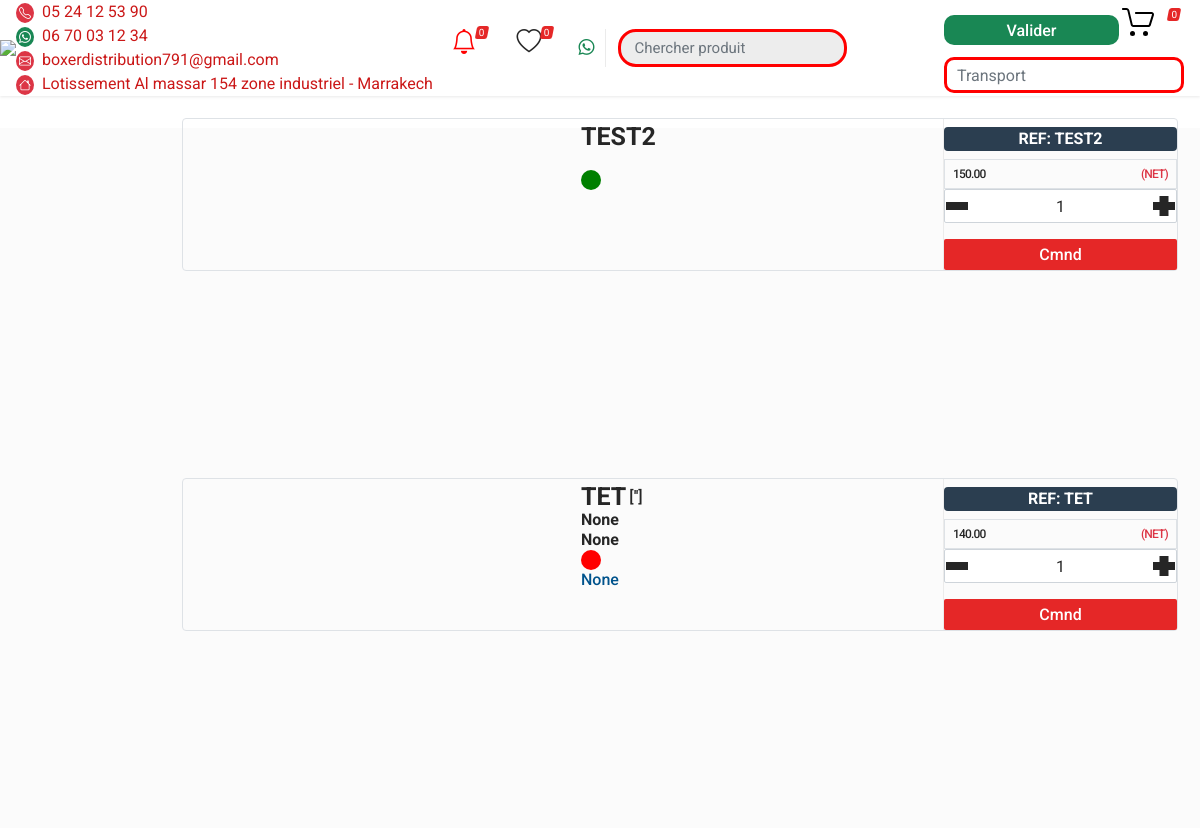
/marques/products/1 (signed in), run on the app's committed database.
### main/models.py (models this page shows, shortened)
class Produit(models.Model):
    name=models.CharField(max_length=500, null=True)
    block=models.CharField(max_length=500, null=True, default=None)
    code=models.CharField(max_length=500, null=True)
    uniqcode=models.CharField(max_length=500, null=True)
    coderef=models.CharField(max_length=500, null=True, default=None)
    buyprice= models.FloatField(default=None, null=True, blank=True)
    supplier=models.ForeignKey('Supplier', on_delete=models.CASCADE, default=None, null=True, blank=True, related_name='supplier')
    sellprice=models.FloatField(default=None, null=True, blank=True)
    sellpricebrut=models.FloatField(default=None, null=True, blank=True)
    coutmoyen=models.FloatField(default=None, null=True, blank=True)
    remise=models.IntegerField(default=0, null=True, blank=True)
    prixnet=models.FloatField(default=None, null=True, blank=True)
    devise=models.FloatField(default=None, null=True, blank=True)
    representprice=models.FloatField(default=None, null=True, blank=True)
    representremise=models.FloatField(default=0, null=True, blank=True)
    lastsellprice=models.FloatField(default=None, null=True, blank=True)
    refeq1=models.CharField(max_length=500, default=None, null=True, blank=True)
    refeq2=models.CharField(max_length=500, default=None, null=True, blank=True)
    refeq3=models.CharField(max_length=500, default=None, null=True, blank=True)
    refeq4=models.CharField(max_length=500, default=None, null=True, blank=True)
    stockprincipal=models.IntegerField(default=None, null=True, blank=True)
    stockdepot=models.IntegerField(default=None, null=True, blank=True)
    stocktotal=models.IntegerField(default=None, null=True, blank=True)
    stockinitial=models.IntegerField(default=0, null=True, blank=True)
    stockfacture=models.IntegerField(default=0, null=True, blank=True)
    stockbon=models.IntegerField(default=None, null=True, blank=True)
    equivalent=models.TextField(default=None, null=True, blank=True)
    famille=models.CharField(max_length=500, default=None, null=True, blank=True)
    cars=models.TextField(default=None, null=True, blank=True)
    newfob=models.FloatField(default=0, null=True, blank=True)
    ref=models.CharField(max_length=50)
    diametre=models.CharField(max_length=500, default=None, null=True, blank=True)
    repsprice=models.CharField(max_length=500, default=None, null=True, blank=True)
    image = models.ImageField(upload_to='products_imags/', null=True, blank=True)
    mark=models.ForeignKey(Mark, on_delete=models.CASCADE, default=None, null=True, blank=True)
    minstock=models.IntegerField(default=None, null=True, blank=True)
    carlogos=models.ManyToManyField(Carlogos, default=None, blank=True)
    isnew=models.BooleanField(default=False)
    min=models.IntegerField(default=1, null=True, blank=True)
    qtycommande=models.IntegerField(default=0, null=True, blank=True)
    isoffer=models.BooleanField(default=False)
    offre=models.CharField(max_length=500, default=None, null=True, blank=True)
    category=models.ForeignKey(Category,on_delete=models.CASCADE, default=None, null=True, blank=True)
    isactive=models.BooleanField(default=True)
    iscommanded=models.BooleanField(default=False)
    suppliercommand=models.ForeignKey('Supplier', on_delete=models.CASCADE, default=None, null=True, blank=True, related_name='suppliercommand')
    near=models.BooleanField(default=False)
    adashicode=models.CharField(max_length=500, default=None, null=True, blank=True)
    adashieq=models.CharField(max_length=500, default=None, null=True, blank=True)
    def getcars(self):
        try:
            return self.cars.split(',')
        except:
            return []

### main/views.py (the view)
# urls.py: path('marques/products/<int:id>', views.productsmarks),
@user_passes_test(tocatalog, login_url='main:loginpage')
@login_required(login_url='main:loginpage')
def productsmarks(request, id):
    c=Mark.objects.get(pk=id)
    products=Produit.objects.filter(mark_id=id).order_by('code')
    newproducts=Produit.objects.filter(isnew=True)
    group=request.user.groups.first().name
    if group=='salsemen':
        products=[products[i:i+5] for i in range(0, len(products), 5)]
    ctx={'products':products,
         'title':'Produits de '+str(c),
         'category':c,
         'newproducts':newproducts}
    return render(request, 'markspdcts.html', ctx)

### main/models.py (called while the page is built)
    def __str__(self) -> str:
        return self.name

### main/views.py (called while the page is built)
def tocatalog(user):
    return (user.groups.filter(name='salsemen').exists() or user.groups.filter(name='clients').exists() or user.groups.filter(name='admin').exists() )

### products/templatetags/global_tags.py (called while the page is built)
@register.simple_tag
def allcategories():
    return Category.objects.all().order_by('code')

@register.simple_tag
def firstctg():
    return Category.objects.order_by('code').first()

### main/templates/markspdcts.html (shortened to what this page needs)
{% extends 'base.html' %}
{% load static %}
{% block content %}
<div class="position-relative">
  <div class="block-split__item block-split__item-content col-auto">
    <div class="block">
      <div class="products-view">
        <div class="products-view__list products-list products-list--grid--4 position-relative row" data-layout="list" data-with-features="false">
        {% if user.groups.all.0.name == 'salsemen'%}
          <div class="products-list__content owl-carousel">
              {% for items in products %}
              <div >
              {% for i in items %}
              <div class="col-12 mb-2">
                <div class="border rounded product-card">
                  <div class="product-card__image">
                    <div class="image image--type--product text-center">
                      {% if i.image %}
                      <img  src="{% if i.image %} {{i.image.url}} {% endif %}" alt="{{ i.name }}" loading="lazy" style="width: 100%;" data-toggle="modal" data-target="#imagedisplaymodal" class="imagedisplaybtn">
                      {% endif %}
                    </div>
                    <div class="status-badge status-badge--style--success product-card__fit status-badge--has-icon status-badge--has-text">
                    </div>
                  </div>
                  <div class="product-card__info p-2">
                    <div class="product-card__name">
                      <div class="d-flex">
                        <div style="margin-right: 3px;">
                          <strong style="font-size: 25px;">
                            {{ i.ref.upper }}
                          </strong>
                          <div>
                            <strong>
                              {{i.refeq1}}
                            </strong> <br>
                            <strong>
                              {{i.refeq2}}
                            </strong>
                          </div>
                          {% if i.stocktotal %}
                            {% if i.stocktotal <= 0 %}
                            <div style="width:20px; height:20px; border-radius:50%; background:red;" ></div>
                            {% elif i.stocktotal <= 5 %}
                            <div style="width:20px; height:20px; border-radius:50%; background:orange;" ></div>
                            {% else %}
                                <div style="width:20px; height:20px; border-radius:50%; background:green;" >
                                </div>
                            {% endif %}
                          {% else %}
                            <div style="width:20px; height:20px; border-radius:50%; background:red;" >
                            </div>
                          {% endif %}
                            {% if i.isnew %}
                          <div id="blinking-text" class="blink">
                            <img src="/media/new.jpg" width="40" style="width: 40px;">
                          </div>
                          {% endif %}
                          <div style="color:#00538c;">
                            {{i.diametre}}
                          </div>
                          <div class="d-flex justify-content-end mt-2">
                            {% if i.mark.image %}
                            <img src="{{i.mark.image.url}}" width="70" style="width:70px;">
                            {% endif %}
                            {% if i.carlogos.image %}
                            <img src="{{i.carlogos.image.url}}" width="40" style="width:40px;">
                            {% endif %}
                          </div>
                        </div>
                        <div>
                          {% for car in i.getcars %}
                          <div>
                            {{car}}
                          </div>
                          {% endfor %}
                        </div>
                      </div>
                    </div>
                  </div>
                  <div class="product-card__footer d-flex flex-column">
                    <div class="bg-darkblue text-white w-100 text-center rounded mt-2">
                      <strong>REF: {{i.ref.upper}} </strong>
                    </div>
                    <div class="product-card__prices p-2 border w-100 mt-2">
                      <div class="d-flex justify-content-between align-items-center w-100">
                        {% if i.remise != 0 %}
                        <div style="font-size: 12px;">
                          {{i.sellprice|floatformat:2}}
                        </div>
                        <div class="text-danger" style="font-size: 12px;">({{i.remise}}%)</div>
                        {% else %}
                        <div style="font-size: 12px;">
                          {{i.sellprice|floatformat:2}}
                        </div>
                        <div class="text-danger" style="font-size: 12px;">(NET)</div>
                        {% endif %}
                      </div>
                    </div>
                    <div class="cart-table__quantity input-number mb-3"><input class="form-control input-number__input qty" type="number" min="1" value="1"><div class="input-number__add"></div><div class="input-number__sub"></div></div>
                <button class="btn btn-primary cmnd w-100" pdct="{{i.id}}" pdctref="{{i.ref}}" pdctname="{{i.name}}" pdctpr="{{i.sellprice}}" pdctid="{{i.id}}" pdctimg="{% if i.image %} {{i.image.url}} {% endif %}" pdctremise="{{i.remise|floatformat:-2}}" pdctcategory="{{i.category.title}}">Cmnd</button>
                <button class="btn btn-info mt-2 d-none anullercmnd w-100" data-id="{{i.id}}" onclick="anullercmnd(event, '{{i.id}}')">
                  Anuller
                </button>
                {% if i.checkprice %}
                Prix cheque: {{i.checkprice|floatformat:2}} Net
                {% endif %}
                  </div>
                </div>
              </div>
            {% endfor %}
            {% if forloop.counter == products|length %}
          <div class="text-end">
              <button class="btn btn-danger" onclick="gotonext()">
                next
              </button>
            </div>
            {% endif %}
          </div>
            {% endfor %}
          </div>
        {% else %}
        <div class="products-list__content row p-0">
          <div class="col-2" style="position: sticky; top: 0;">
            <div class="carousel-container">
              </div>
          </div>
          <div class="col-10 row p-0" style="height: 90vh;
          overflow-y: scroll;">
          {% for i in products %}
          <div class="col-12 mb-2">
            <div class="border rounded product-card">
              <div class="product-card__image">
              </div>
              <div class="product-card__info p-2">
                <div class="product-card__name">
                  <div class="d-flex">
                    <div style="margin-right: 3px;">
                      <strong style="font-size: 25px;">
                        {{ i.ref.upper }}
                      </strong>
                      <div>
                        <strong>
                          {{i.refeq1}}
                        </strong> <br>
                        <strong>
                          {{i.refeq2}}
                        </strong>
                      </div>
                      {% if i.stocktotal %}
                        {% if i.stocktotal <= 0 %}
                        <div style="width:20px; height:20px; border-radius:50%; background:red;" ></div>
                        {% elif i.stocktotal <= 5 %}
                        <div style="width:20px; height:20px; border-radius:50%; background:orange;" ></div>
                        {% else %}
                            <div style="width:20px; height:20px; border-radius:50%; background:green;" >
                            </div>
                        {% endif %}
                      {% else %}
                        <div style="width:20px; height:20px; border-radius:50%; background:red;" >
                        </div>
                      {% endif %}
                      <div style="color:#00538c;">
                        {{i.diametre}}
                      </div>
                    </div>
                    <div>
                      {% for car in i.getcars %}
                      <div>
                        {{car}}
                      </div>
                      {% endfor %}
                    </div>
                  </div>
                </div>
              </div>
              <div class="product-card__footer d-flex flex-column">
                <div class="bg-darkblue text-white w-100 text-center rounded mt-2">
                  <strong>REF: {{i.ref.upper}} </strong>
                </div>
                <div class="product-card__prices p-2 border w-100 mt-2">
                  <div class="d-flex justify-content-between align-items-center w-100">
                    {% if i.remise != 0 %}
                    <div style="font-size: 12px;">
                      {{i.sellprice|floatformat:2}}
                    </div>
                    <div class="text-danger" style="font-size: 12px;">({{i.remise}}%)</div>
                    {% else %}
                    <div style="font-size: 12px;">
                      {{i.sellprice|floatformat:2}}
                    </div>
                    <div class="text-danger" style="font-size: 12px;">(NET)</div>
                    {% endif %}
                  </div>
                </div>
                <div class="cart-table__quantity input-number mb-3"><input class="form-control input-number__input qty" type="number" min="1" value="1"><div class="input-number__add"></div><div class="input-number__sub"></div></div>
            <button class="btn btn-primary cmnd w-100" pdct="{{i.id}}" pdctref="{{i.ref}}" pdctname="{{i.name}}" pdctpr="{{i.sellprice}}" pdctid="{{i.id}}" pdctimg="{% if i.image %} {{i.image.url}} {% endif %}" pdctremise="{{i.remise|floatformat:-2}}" pdctcategory="{{i.category.title}}">Cmnd</button>
              </div>
            </div>
          </div>
          {% endfor %}
      </div>
        {% endif %}
        </div>
      </div>
    </div>
  </div>
</div>
{% endblock %}

### ibra/templates/base.html (style rules this page uses)
.carousel-container { width: 100%; overflow: hidden; position: relative; height: 600px; }

### data on the page
Produit: ref "TEST2", sellprice "150.00"
Produit: ref "TET", refeq1 "None", refeq2 "None", stocktotal 0 (drawn), diametre "None", getcars "['']", sellprice "140.00"
